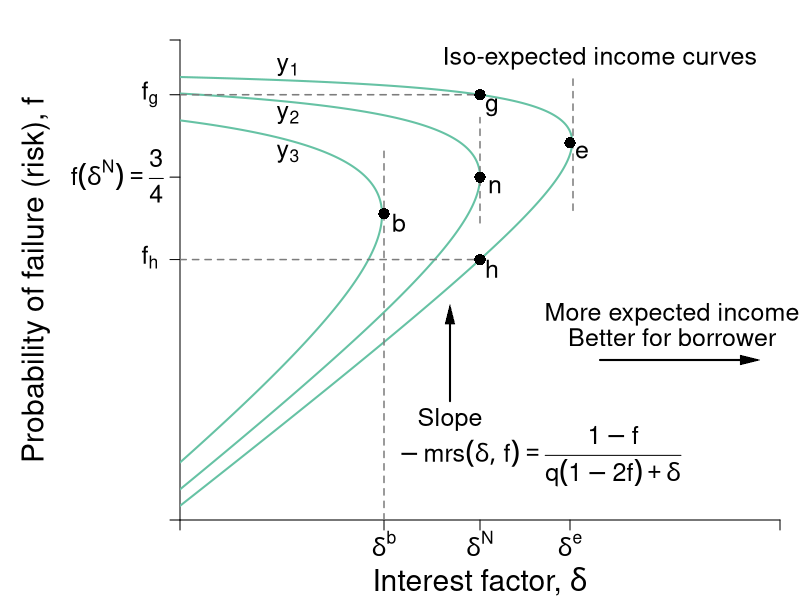

This chart was generated by the following R code:
#Graph Designer: Simon Halliday
#Authors: Bowles, Foley and Halliday
#Title: Coordination, Conflict and Competition: A Text in Microeconomics

library(shape)
pdf(file = "credit/non_contractual_brf_part_a.pdf", width = 8, height = 6)

#Set parameters for graphics
axislabelsize <- 1.8
labelsize <- 1.5
namesize <- 1.8
annotatesize <- 1.5
graphlinewidth <- 2
segmentlinewidth <- 1.5

COL <- c("#7fc97f", "#beaed4", "#fdc086", "#ffff99", "#386cb0", "#f0027f", "#bf5b17", "#666666")
COLA <- c("#e0f3db", "#99d8c9","#66c2a4","#41ae76", "#238b45", "#005824")
COLB <- c("#c6dbef", "#4eb3d3", "#2b8cbe", "#0868ac","#084081")
grays <- gray.colors(25, start = 1, end = 0)

#Edited the margins to cater for the larger LHS labels
par(mar =  c(4, 9, 2, 1))

brfFn <- function(delta, mu = 1) {
  .5 + (delta / (2 * mu)) 
}

isoreturnFn <- function(delta, pi=0.125) {
  1 - (pi)/delta
}


yFn <- function(d1, f1, mu = 1){
  mu*f1*(1 - f1) - d1*(1 - f1)
}

ylow <- function(delta, mu = 1, ybar = 0.03){
  (-sqrt(delta^2 - 2*delta*mu + mu^2 - 4*mu*ybar) + delta + mu)/(2*mu)
}

yhigh <- function(delta, mu = 1, ybar = 0.03){
  (sqrt(delta^2 - 2*delta*mu + mu^2 - 4*mu*ybar) + delta + mu)/(2*mu)
}

xlims <- c(0, 1)
ylims <- c(0, 1.05)

npts <- 501 
d1 <- seq(xlims[1], xlims[2], length.out = npts)
f1 <- seq(ylims[1], ylims[2], length.out = npts) 
a <- c(0.03, 0.0625, 0.11)

plot(0, 0, xlim = xlims, ylim = ylims, type = "n",
     xlab = expression(paste("")),
     ylab = expression(paste("")), 
     xaxt = "n", 
     yaxt = "n", 
     cex.lab = axislabelsize, 
     bty = "n", 
     xaxs="i", 
     yaxs="i"
)


# ticksy <- seq(from = 0, to = ylims[2], by = 0.1)
# ylabels <- seq(from = 0, to = ylims[2], by = 0.1)
# ticksx <- seq(from = 0, to = xlims[2], by = 0.1)
# xlabels <- seq(from = 0, to = xlims[2], by = 0.1)
#ticksy <- c(ylims[1], 0.5, brfFn(delta = 0.34), brfFn(delta = 0.5), brfFn(delta = 0.65), yhigh(delta = 0.5), ylims[2])
#ticksy <- c(ylims[1], 0.5, brfFn(delta = 0.34), NA, brfFn(delta = 0.5), NA, NA, ylims[2])
ticksy <- c(ylims[1], NA, NA, ylow(delta = 0.5), brfFn(delta = 0.5), NA, yhigh(delta = 0.5), ylims[2])

ylabels <- c(NA, NA, NA, NA,NA,NA, NA, NA)
#ylabels <- c(NA, expression(paste(f == frac(1,2))), expression(paste(f^d)), expression(paste(f*(delta^L) )),  expression(paste(f*(delta^n) == frac(3,4))),expression(paste(f*(delta^H) )), expression(paste(f^e)), NA)
ticksx <- c(xlims[1], 0.34, 0.5, 0.65, xlims[2])
xlabels <- c(NA,  expression(paste(delta^b)), expression(paste(delta^N)), expression(paste(delta^e)), NA)

axis(1, at = ticksx, pos = 0, labels = xlabels, cex.axis = labelsize)
axis(2, at = ticksy, pos = 0, labels = ylabels, las = 1,cex.axis = labelsize)

#ylabels <- c(NA, expression(paste(f == frac(1,2))), expression(paste(f^d)), expression(paste(f*(delta^L) )),  expression(paste(f*(delta^n) == frac(3,4))),expression(paste(f*(delta^H) )), expression(paste(f^e)), NA)
#text(-0.08, 0.45, expression(paste(f == frac(1,2))), cex = labelsize, xpd =TRUE)
text(-0.05, 0.575, expression(paste(f[h])), cex = labelsize, xpd =TRUE)
#text(-0.07, 0.665, expression(paste(f*(delta^L) )), cex = labelsize, xpd =TRUE)
text(-0.105, 0.753, expression(paste(f*(delta^N) ==frac(3,4) )), cex = labelsize, xpd =TRUE)
#text(-0.07, 0.832, expression(paste(f*(delta^n))), cex = labelsize, xpd =TRUE)
#text(-0.07, 0.93, expression(paste(f*(delta^H) )), cex = labelsize, xpd =TRUE)
text(-0.05, yhigh(delta = 0.5), expression(paste(f[g])), cex = labelsize, xpd =TRUE)
# y-labels with numeric values
# text(-0.0905, 0.48, expression(paste(frac(1,2) == f)), cex = labelsize, xpd =TRUE)
# text(-0.05, 0.58, expression(paste(0.57 == f^d)), cex = labelsize, xpd =TRUE)
# text(-0.07, 0.66, expression(paste(0.67 == f*(delta^L) )), cex = labelsize, xpd =TRUE)
# text(-0.105, 0.76, expression(paste(frac(3,4) == f*(delta^n))), cex = labelsize, xpd =TRUE)
# text(-0.07, 0.84, expression(paste(0.83 == f*(delta^n) )), cex = labelsize, xpd =TRUE)
# text(-0.07, 0.93, expression(paste(0.93 == f*(delta^H) )), cex = labelsize, xpd =TRUE)
# text(-0.05, 1.05, expression(paste(1.05f^e)), cex = labelsize, xpd =TRUE)


npts <- 503 
xx1 <- seq(xlims[1], xlims[2], length.out = npts)
xx2 <- seq(0, 1, length.out = npts)

#Draw the graphs
#lines(xx1, brfFn(xx1), col = COLA[4], lwd = graphlinewidth)

#Axis labels
mtext(expression(paste("Interest factor, ", delta)), side = 1, line = 3, cex = axislabelsize)
text(-0.24, 0.5*(ylims[2]), expression(paste("Probability of failure (risk), ", f)), xpd = TRUE, cex = axislabelsize, srt = 90) 

#Contour lines
contour(d1, f1,
        outer(d1, f1, yFn),
        drawlabels = FALSE,
        col = COLA[3],
        lwd = graphlinewidth,
        levels = a,
        xaxs="i",
        yaxs="i",
        add = TRUE)

segments(0.5, 0.65, 0.5, yhigh(delta = 0.5) - 0.05, lty = 2, col = grays[20] , lwd = segmentlinewidth)
segments(0, yhigh(delta = 0.5), 0.5, yhigh(delta = 0.5), lty = 2, col = grays[20] , lwd = segmentlinewidth)
segments(0, ylow(delta = 0.5), 0.5, ylow(delta = 0.5), lty = 2, col = grays[20] , lwd = segmentlinewidth)

segments(0.34,0, 0.34, brfFn(delta = 0.34) + 0.15, lty = 2, col = grays[20] , lwd = segmentlinewidth)
segments(0.655, brfFn(delta = 0.655) - 0.15, 0.655, brfFn(delta = 0.655) + 0.15, lty = 2, col = grays[20] , lwd = segmentlinewidth)

#segments(0, brfFn(delta = 0.5), 0.5, brfFn(delta = 0.5), lty = 2, col = "gray" , lwd = segmentlinewidth)

# 
# segments(8, 0, 8,indiffA(x = 8)  , lty = 2, col = "gray" , lwd = segmentlinewidth)
# segments(0, indiffA(x = 8) , 8,indiffA(x = 8)  , lty = 2, col = "gray" , lwd = segmentlinewidth)

text(0.5+ 0.025, brfFn(delta = 0.5) - 0.02, expression(paste(n)), cex = labelsize)
points(0.5, brfFn(delta = 0.5), pch = 16, col = "black", cex = 1.5)
text(0.34+ 0.025, brfFn(delta = 0.34) - 0.02, expression(paste(b)), cex = labelsize)
points(0.34, brfFn(delta = 0.34), pch = 16, col = "black", cex = 1.5)
text(0.65+ 0.02, brfFn(delta = 0.65) - 0.02, expression(paste(e)), cex = labelsize)
points(0.65, brfFn(delta = 0.65), pch = 16, col = "black", cex = 1.5)

text(0.5+ 0.02, ylow(delta = 0.5) - 0.02, expression(paste(h)), cex = labelsize)
points(0.5, ylow(delta = 0.5), pch = 16, col = "black", cex = 1.5)
text(0.5+ 0.02, yhigh(delta = 0.5) - 0.028, expression(paste(g)), cex = labelsize)
points(0.5, yhigh(delta = 0.5), pch = 16, col = "black", cex = 1.5)



text(0.7, 1.01, expression(paste("Iso-expected income curves")), cex = labelsize)
#text(0.3, 1.01, expression(paste(y[1] == y^L)), cex = labelsize)
#text(0.3, 0.88, expression(paste(y[2] == y^{NE})), cex = labelsize)
#text(0.2, 0.75, expression(paste(y[3] == y^H)), cex = labelsize)
text(0.18, 0.99, expression(paste(y[1])), cex = labelsize)
text(0.18, 0.885, expression(paste(y[2])), cex = labelsize)
text(0.18, 0.8, expression(paste(y[3])), cex = labelsize)
text(0.45, 0.22, expression(Slope), cex = labelsize)
text(0.6, 0.14, expression(paste(-mrs(delta, f) == frac(1 - f, q*(1 - 2*f) + delta))), cex = labelsize)
Arrows(0.45, 0.26, 0.45, 0.45, col = "black", lty = 1, lwd = 2, arr.type = "triangle", arr.lwd = 0.5)


text(0.82, 0.45, expression(paste("More expected income")), cex = labelsize, xpd = TRUE)
text(0.82, 0.4, expression(paste("Better for borrower")), cex = labelsize,xpd = TRUE)
Arrows(0.7, 0.35, 0.95, 0.35, col = "black", lty = 1, lwd = 2, arr.type = "triangle", arr.lwd = 0.5)


#text(0.85, 0.68, expression(paste("A's Best Response")), cex = labelsize, xpd  = TRUE)
#text(0.85, 0.63, expression(paste("function")), cex = labelsize, xpd  = TRUE)
#text(0.86, 0.55, expression(paste("Slope ", phantom() == frac(1, 2*q))), cex = labelsize, xpd  = TRUE)
#Arrows(0.85, 0.73, 0.85, 0.89, col = "black", lty = 1, lwd = 2, arr.type = "triangle", arr.lwd = 0.5)

dev.off()
